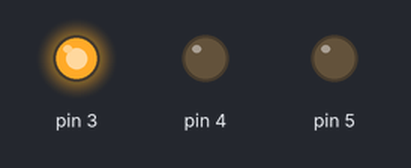
Bench run of a sketch on a simulated Arduino Uno, built with avr-gcc and run on an emulated ATmega328P. On the bench: output pins drawn as LEDs (lit = HIGH).

Above: at 3.5 s.
At 8.0 s:
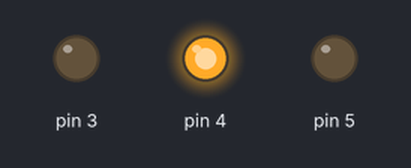
At 10.5 s:
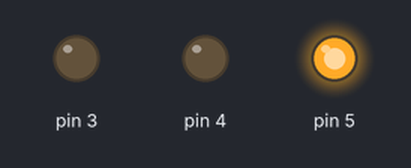
Timing chart, 0 to 15.6 s (numbered marks = the images above):
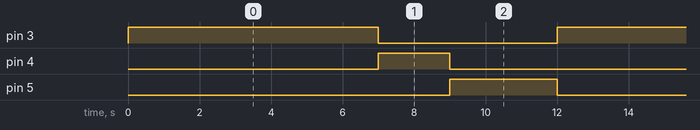

The sketch:

task1_traffic_light.ino
```cpp
// Task 1: Traffic light
// Ishaan Takrani
// Arun Chauhan

void setup() {
  /*
  In void setup, pins 3, 4, and 5 are defined
  as outputs.
  */
  pinMode(3, OUTPUT);
  pinMode(4, OUTPUT);
  pinMode(5, OUTPUT);
}

void loop() {

  digitalWrite(3, HIGH);  // green LED on for 7 seconds, then off
  delay(7000);
  digitalWrite(3, LOW);

  digitalWrite(4, HIGH);  // yellow LED on for 2 seconds, then off
  delay(2000);
  digitalWrite(4, LOW);

  digitalWrite(5, HIGH);  // red LED on for 3 seconds, then off
  delay(3000);
  digitalWrite(5, LOW);
}
```

Measured:
- by itself, pin 3: alternates HIGH for 7.0 s and LOW for 5.0 s
- by itself, pin 4: alternates HIGH for 2.0 s and LOW for 10.0 s
- by itself, pin 5: alternates HIGH for 3.0 s and LOW for 9.0 s
